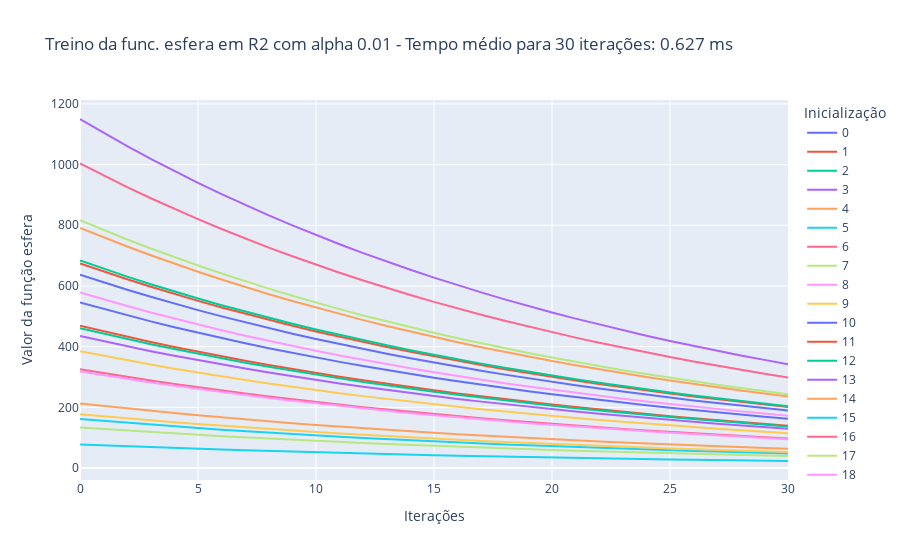

Source (notebook cell):
### Markdown cell above
Caso 1.2: $\alpha$ = 0.01, treinamento por 30 iterações

### Code cell
treina_gradiente(1e-2, 2, 'esfera', 30)

### Figure 1 — Plotly figure (JSON) as saved in the notebook; plotly's stock layout.template omitted (floating-point values rounded to 4 significant figures)
{"data": [{"hovertemplate": "variable=0<br>index=%{x}<br>value=%{y}<extra></extra>", "legendgroup": "0", "line": {"color": "#636efa", "dash": "solid"}, "marker": {"symbol": "circle"}, "mode": "lines", "name": "0", "orientation": "v", "showlegend": true, "type": "scatter", "x": [0, 1, 2, 3, 4, 5, 6, 7, 8, 9, 10, 11, 12, 13, 14, 15, 16, 17, 18, 19, 20, 21, 22, 23, 24, 25, 26, 27, 28, 29, 30], "xaxis": "x", "y": [545.5, 523.9, 503.2, 483.3, 464.1, 445.7, 428.1, 411.1, 394.9, 379.2, 364.2, 349.8, 335.9, 322.6, 309.8, 297.6, 285.8, 274.5, 263.6, 253.2, 243.1, 233.5, 224.3, 215.4, 206.9, 198.7, 190.8, 183.2, 176.0, 169.0, 162.3], "yaxis": "y"}, {"hovertemplate": "variable=1<br>index=%{x}<br>value=%{y}<extra></extra>", "legendgroup": "1", "line": {"color": "#EF553B", "dash": "solid"}, "marker": {"symbol": "circle"}, "mode": "lines", "name": "1", "orientation": "v", "showlegend": true, "type": "scatter", "x": [0, 1, 2, 3, 4, 5, 6, 7, 8, 9, 10, 11, 12, 13, 14, 15, 16, 17, 18, 19, 20, 21, 22, 23, 24, 25, 26, 27, 28, 29, 30], "xaxis": "x", "y": [674.3, 647.6, 622.0, 597.4, 573.7, 551.0, 529.2, 508.2, 488.1, 468.8, 450.2, 432.4, 415.2, 398.8, 383.0, 367.8, 353.3, 339.3, 325.9, 312.9, 300.6, 288.7, 277.2, 266.2, 255.7, 245.6, 235.8, 226.5, 217.5, 208.9, 200.7], "yaxis": "y"}, {"hovertemplate": "variable=2<br>index=%{x}<br>value=%{y}<extra></extra>", "legendgroup": "2", "line": {"color": "#00cc96", "dash": "solid"}, "marker": {"symbol": "circle"}, "mode": "lines", "name": "2", "orientation": "v", "showlegend": true, "type": "scatter", "x": [0, 1, 2, 3, 4, 5, 6, 7, 8, 9, 10, 11, 12, 13, 14, 15, 16, 17, 18, 19, 20, 21, 22, 23, 24, 25, 26, 27, 28, 29, 30], "xaxis": "x", "y": [683.8, 656.7, 630.7, 605.7, 581.7, 558.7, 536.6, 515.3, 494.9, 475.3, 456.5, 438.4, 421.1, 404.4, 388.4, 373.0, 358.2, 344.0, 330.4, 317.3, 304.8, 292.7, 281.1, 270.0, 259.3, 249.0, 239.2, 229.7, 220.6, 211.9, 203.5], "yaxis": "y"}, {"hovertemplate": "variable=3<br>index=%{x}<br>value=%{y}<extra></extra>", "legendgroup": "3", "line": {"color": "#ab63fa", "dash": "solid"}, "marker": {"symbol": "circle"}, "mode": "lines", "name": "3", "orientation": "v", "showlegend": true, "type": "scatter", "x": [0, 1, 2, 3, 4, 5, 6, 7, 8, 9, 10, 11, 12, 13, 14, 15, 16, 17, 18, 19, 20, 21, 22, 23, 24, 25, 26, 27, 28, 29, 30], "xaxis": "x", "y": [434.8, 417.6, 401.1, 385.2, 369.9, 355.3, 341.2, 327.7, 314.7, 302.3, 290.3, 278.8, 267.8, 257.2, 247.0, 237.2, 227.8, 218.8, 210.1, 201.8, 193.8, 186.1, 178.8, 171.7, 164.9, 158.3, 152.1, 146.1, 140.3, 134.7, 129.4], "yaxis": "y"}, {"hovertemplate": "variable=4<br>index=%{x}<br>value=%{y}<extra></extra>", "legendgroup": "4", "line": {"color": "#FFA15A", "dash": "solid"}, "marker": {"symbol": "circle"}, "mode": "lines", "name": "4", "orientation": "v", "showlegend": true, "type": "scatter", "x": [0, 1, 2, 3, 4, 5, 6, 7, 8, 9, 10, 11, 12, 13, 14, 15, 16, 17, 18, 19, 20, 21, 22, 23, 24, 25, 26, 27, 28, 29, 30], "xaxis": "x", "y": [212.7, 204.3, 196.2, 188.4, 180.9, 173.8, 166.9, 160.3, 153.9, 147.8, 142.0, 136.4, 131.0, 125.8, 120.8, 116.0, 111.4, 107.0, 102.8, 98.7, 94.79, 91.04, 87.43, 83.97, 80.64, 77.45, 74.38, 71.44, 68.61, 65.89, 63.28], "yaxis": "y"}, {"hovertemplate": "variable=5<br>index=%{x}<br>value=%{y}<extra></extra>", "legendgroup": "5", "line": {"color": "#19d3f3", "dash": "solid"}, "marker": {"symbol": "circle"}, "mode": "lines", "name": "5", "orientation": "v", "showlegend": true, "type": "scatter", "x": [0, 1, 2, 3, 4, 5, 6, 7, 8, 9, 10, 11, 12, 13, 14, 15, 16, 17, 18, 19, 20, 21, 22, 23, 24, 25, 26, 27, 28, 29, 30], "xaxis": "x", "y": [77.65, 74.57, 71.62, 68.78, 66.06, 63.44, 60.93, 58.52, 56.2, 53.97, 51.84, 49.78, 47.81, 45.92, 44.1, 42.35, 40.68, 39.07, 37.52, 36.03, 34.61, 33.24, 31.92, 30.66, 29.44, 28.28, 27.16, 26.08, 25.05, 24.06, 23.1], "yaxis": "y"}, {"hovertemplate": "variable=6<br>index=%{x}<br>value=%{y}<extra></extra>", "legendgroup": "6", "line": {"color": "#FF6692", "dash": "solid"}, "marker": {"symbol": "circle"}, "mode": "lines", "name": "6", "orientation": "v", "showlegend": true, "type": "scatter", "x": [0, 1, 2, 3, 4, 5, 6, 7, 8, 9, 10, 11, 12, 13, 14, 15, 16, 17, 18, 19, 20, 21, 22, 23, 24, 25, 26, 27, 28, 29, 30], "xaxis": "x", "y": [325.9, 313.0, 300.6, 288.7, 277.3, 266.3, 255.7, 245.6, 235.9, 226.6, 217.6, 209.0, 200.7, 192.7, 185.1, 177.8, 170.7, 164.0, 157.5, 151.2, 145.3, 139.5, 134.0, 128.7, 123.6, 118.7, 114.0, 109.5, 105.1, 101.0, 96.98], "yaxis": "y"}, {"hovertemplate": "variable=7<br>index=%{x}<br>value=%{y}<extra></extra>", "legendgroup": "7", "line": {"color": "#B6E880", "dash": "solid"}, "marker": {"symbol": "circle"}, "mode": "lines", "name": "7", "orientation": "v", "showlegend": true, "type": "scatter", "x": [0, 1, 2, 3, 4, 5, 6, 7, 8, 9, 10, 11, 12, 13, 14, 15, 16, 17, 18, 19, 20, 21, 22, 23, 24, 25, 26, 27, 28, 29, 30], "xaxis": "x", "y": [133.9, 128.6, 123.5, 118.6, 113.9, 109.4, 105.0, 100.9, 96.89, 93.05, 89.37, 85.83, 82.43, 79.17, 76.03, 73.02, 70.13, 67.35, 64.68, 62.12, 59.66, 57.3, 55.03, 52.85, 50.76, 48.75, 46.82, 44.96, 43.18, 41.47, 39.83], "yaxis": "y"}, {"hovertemplate": "variable=8<br>index=%{x}<br>value=%{y}<extra></extra>", "legendgroup": "8", "line": {"color": "#FF97FF", "dash": "solid"}, "marker": {"symbol": "circle"}, "mode": "lines", "name": "8", "orientation": "v", "showlegend": true, "type": "scatter", "x": [0, 1, 2, 3, 4, 5, 6, 7, 8, 9, 10, 11, 12, 13, 14, 15, 16, 17, 18, 19, 20, 21, 22, 23, 24, 25, 26, 27, 28, 29, 30], "xaxis": "x", "y": [318.5, 305.9, 293.8, 282.1, 271.0, 260.2, 249.9, 240.0, 230.5, 221.4, 212.6, 204.2, 196.1, 188.4, 180.9, 173.7, 166.9, 160.2, 153.9, 147.8, 142.0, 136.3, 130.9, 125.8, 120.8, 116.0, 111.4, 107.0, 102.7, 98.68, 94.77], "yaxis": "y"}, {"hovertemplate": "variable=9<br>index=%{x}<br>value=%{y}<extra></extra>", "legendgroup": "9", "line": {"color": "#FECB52", "dash": "solid"}, "marker": {"symbol": "circle"}, "mode": "lines", "name": "9", "orientation": "v", "showlegend": true, "type": "scatter", "x": [0, 1, 2, 3, 4, 5, 6, 7, 8, 9, 10, 11, 12, 13, 14, 15, 16, 17, 18, 19, 20, 21, 22, 23, 24, 25, 26, 27, 28, 29, 30], "xaxis": "x", "y": [384.8, 369.6, 354.9, 340.9, 327.4, 314.4, 302.0, 290.0, 278.5, 267.5, 256.9, 246.7, 237.0, 227.6, 218.6, 209.9, 201.6, 193.6, 185.9, 178.6, 171.5, 164.7, 158.2, 151.9, 145.9, 140.1, 134.6, 129.3, 124.1, 119.2, 114.5], "yaxis": "y"}, {"hovertemplate": "variable=10<br>index=%{x}<br>value=%{y}<extra></extra>", "legendgroup": "10", "line": {"color": "#636efa", "dash": "solid"}, "marker": {"symbol": "circle"}, "mode": "lines", "name": "10", "orientation": "v", "showlegend": true, "type": "scatter", "x": [0, 1, 2, 3, 4, 5, 6, 7, 8, 9, 10, 11, 12, 13, 14, 15, 16, 17, 18, 19, 20, 21, 22, 23, 24, 25, 26, 27, 28, 29, 30], "xaxis": "x", "y": [636.9, 611.7, 587.5, 564.2, 541.9, 520.4, 499.8, 480.0, 461.0, 442.8, 425.2, 408.4, 392.2, 376.7, 361.8, 347.4, 333.7, 320.5, 307.8, 295.6, 283.9, 272.6, 261.8, 251.5, 241.5, 232.0, 222.8, 213.9, 205.5, 197.3, 189.5], "yaxis": "y"}, {"hovertemplate": "variable=11<br>index=%{x}<br>value=%{y}<extra></extra>", "legendgroup": "11", "line": {"color": "#EF553B", "dash": "solid"}, "marker": {"symbol": "circle"}, "mode": "lines", "name": "11", "orientation": "v", "showlegend": true, "type": "scatter", "x": [0, 1, 2, 3, 4, 5, 6, 7, 8, 9, 10, 11, 12, 13, 14, 15, 16, 17, 18, 19, 20, 21, 22, 23, 24, 25, 26, 27, 28, 29, 30], "xaxis": "x", "y": [469.2, 450.6, 432.8, 415.6, 399.2, 383.4, 368.2, 353.6, 339.6, 326.2, 313.2, 300.8, 288.9, 277.5, 266.5, 255.9, 245.8, 236.1, 226.7, 217.7, 209.1, 200.8, 192.9, 185.2, 177.9, 170.9, 164.1, 157.6, 151.4, 145.4, 139.6], "yaxis": "y"}, {"hovertemplate": "variable=12<br>index=%{x}<br>value=%{y}<extra></extra>", "legendgroup": "12", "line": {"color": "#00cc96", "dash": "solid"}, "marker": {"symbol": "circle"}, "mode": "lines", "name": "12", "orientation": "v", "showlegend": true, "type": "scatter", "x": [0, 1, 2, 3, 4, 5, 6, 7, 8, 9, 10, 11, 12, 13, 14, 15, 16, 17, 18, 19, 20, 21, 22, 23, 24, 25, 26, 27, 28, 29, 30], "xaxis": "x", "y": [460.8, 442.5, 425.0, 408.2, 392.0, 376.5, 361.6, 347.3, 333.5, 320.3, 307.6, 295.4, 283.7, 272.5, 261.7, 251.3, 241.4, 231.8, 222.7, 213.8, 205.4, 197.2, 189.4, 181.9, 174.7, 167.8, 161.2, 154.8, 148.6, 142.8, 137.1], "yaxis": "y"}, {"hovertemplate": "variable=13<br>index=%{x}<br>value=%{y}<extra></extra>", "legendgroup": "13", "line": {"color": "#ab63fa", "dash": "solid"}, "marker": {"symbol": "circle"}, "mode": "lines", "name": "13", "orientation": "v", "showlegend": true, "type": "scatter", "x": [0, 1, 2, 3, 4, 5, 6, 7, 8, 9, 10, 11, 12, 13, 14, 15, 16, 17, 18, 19, 20, 21, 22, 23, 24, 25, 26, 27, 28, 29, 30], "xaxis": "x", "y": [1150.0, 1105.0, 1061.0, 1019.0, 978.7, 939.9, 902.7, 866.9, 832.6, 799.6, 768.0, 737.6, 708.4, 680.3, 653.4, 627.5, 602.6, 578.8, 555.9, 533.9, 512.7, 492.4, 472.9, 454.2, 436.2, 418.9, 402.3, 386.4, 371.1, 356.4, 342.3], "yaxis": "y"}, {"hovertemplate": "variable=14<br>index=%{x}<br>value=%{y}<extra></extra>", "legendgroup": "14", "line": {"color": "#FFA15A", "dash": "solid"}, "marker": {"symbol": "circle"}, "mode": "lines", "name": "14", "orientation": "v", "showlegend": true, "type": "scatter", "x": [0, 1, 2, 3, 4, 5, 6, 7, 8, 9, 10, 11, 12, 13, 14, 15, 16, 17, 18, 19, 20, 21, 22, 23, 24, 25, 26, 27, 28, 29, 30], "xaxis": "x", "y": [791.6, 760.3, 730.1, 701.2, 673.5, 646.8, 621.2, 596.6, 573.0, 550.3, 528.5, 507.6, 487.5, 468.1, 449.6, 431.8, 414.7, 398.3, 382.5, 367.4, 352.8, 338.8, 325.4, 312.5, 300.2, 288.3, 276.9, 265.9, 255.4, 245.3, 235.5], "yaxis": "y"}, {"hovertemplate": "variable=15<br>index=%{x}<br>value=%{y}<extra></extra>", "legendgroup": "15", "line": {"color": "#19d3f3", "dash": "solid"}, "marker": {"symbol": "circle"}, "mode": "lines", "name": "15", "orientation": "v", "showlegend": true, "type": "scatter", "x": [0, 1, 2, 3, 4, 5, 6, 7, 8, 9, 10, 11, 12, 13, 14, 15, 16, 17, 18, 19, 20, 21, 22, 23, 24, 25, 26, 27, 28, 29, 30], "xaxis": "x", "y": [161.2, 154.8, 148.7, 142.8, 137.1, 131.7, 126.5, 121.5, 116.7, 112.1, 107.6, 103.4, 99.27, 95.33, 91.56, 87.93, 84.45, 81.11, 77.9, 74.81, 71.85, 69.0, 66.27, 63.65, 61.13, 58.71, 56.38, 54.15, 52.0, 49.94, 47.97], "yaxis": "y"}, {"hovertemplate": "variable=16<br>index=%{x}<br>value=%{y}<extra></extra>", "legendgroup": "16", "line": {"color": "#FF6692", "dash": "solid"}, "marker": {"symbol": "circle"}, "mode": "lines", "name": "16", "orientation": "v", "showlegend": true, "type": "scatter", "x": [0, 1, 2, 3, 4, 5, 6, 7, 8, 9, 10, 11, 12, 13, 14, 15, 16, 17, 18, 19, 20, 21, 22, 23, 24, 25, 26, 27, 28, 29, 30], "xaxis": "x", "y": [1004.0, 964.1, 925.9, 889.2, 854.0, 820.2, 787.7, 756.5, 726.6, 697.8, 670.2, 643.6, 618.1, 593.7, 570.2, 547.6, 525.9, 505.1, 485.1, 465.9, 447.4, 429.7, 412.7, 396.3, 380.6, 365.6, 351.1, 337.2, 323.8, 311.0, 298.7], "yaxis": "y"}, {"hovertemplate": "variable=17<br>index=%{x}<br>value=%{y}<extra></extra>", "legendgroup": "17", "line": {"color": "#B6E880", "dash": "solid"}, "marker": {"symbol": "circle"}, "mode": "lines", "name": "17", "orientation": "v", "showlegend": true, "type": "scatter", "x": [0, 1, 2, 3, 4, 5, 6, 7, 8, 9, 10, 11, 12, 13, 14, 15, 16, 17, 18, 19, 20, 21, 22, 23, 24, 25, 26, 27, 28, 29, 30], "xaxis": "x", "y": [816.7, 784.4, 753.3, 723.5, 694.9, 667.3, 640.9, 615.5, 591.2, 567.8, 545.3, 523.7, 502.9, 483.0, 463.9, 445.5, 427.9, 410.9, 394.7, 379.0, 364.0, 349.6, 335.8, 322.5, 309.7, 297.4, 285.7, 274.3, 263.5, 253.0, 243.0], "yaxis": "y"}, {"hovertemplate": "variable=18<br>index=%{x}<br>value=%{y}<extra></extra>", "legendgroup": "18", "line": {"color": "#FF97FF", "dash": "solid"}, "marker": {"symbol": "circle"}, "mode": "lines", "name": "18", "orientation": "v", "showlegend": true, "type": "scatter", "x": [0, 1, 2, 3, 4, 5, 6, 7, 8, 9, 10, 11, 12, 13, 14, 15, 16, 17, 18, 19, 20, 21, 22, 23, 24, 25, 26, 27, 28, 29, 30], "xaxis": "x", "y": [578.6, 555.7, 533.7, 512.6, 492.3, 472.8, 454.1, 436.1, 418.8, 402.2, 386.3, 371.0, 356.3, 342.2, 328.6, 315.6, 303.1, 291.1, 279.6, 268.5, 257.9, 247.7, 237.9, 228.5, 219.4, 210.7, 202.4, 194.4, 186.7, 179.3, 172.2], "yaxis": "y"}, {"hovertemplate": "variable=19<br>index=%{x}<br>value=%{y}<extra></extra>", "legendgroup": "19", "line": {"color": "#FECB52", "dash": "solid"}, "marker": {"symbol": "circle"}, "mode": "lines", "name": "19", "orientation": "v", "showlegend": true, "type": "scatter", "x": [0, 1, 2, 3, 4, 5, 6, 7, 8, 9, 10, 11, 12, 13, 14, 15, 16, 17, 18, 19, 20, 21, 22, 23, 24, 25, 26, 27, 28, 29, 30], "xaxis": "x", "y": [177.6, 170.5, 163.8, 157.3, 151.1, 145.1, 139.3, 133.8, 128.5, 123.4, 118.6, 113.9, 109.3, 105.0, 100.9, 96.87, 93.03, 89.35, 85.81, 82.41, 79.15, 76.01, 73.0, 70.11, 67.33, 64.67, 62.11, 59.65, 57.29, 55.02, 52.84], "yaxis": "y"}], "layout": {"legend": {"title": {"text": "Inicialização"}, "tracegroupgap": 0}, "title": {"text": "Treino da func. esfera em R2 com alpha 0.01 - Tempo médio para 30 iterações: 0.627 ms"}, "xaxis": {"anchor": "y", "domain": [0, 1], "title": {"text": "Iterações"}}, "yaxis": {"anchor": "x", "domain": [0, 1], "title": {"text": "Valor da função esfera"}}}}
